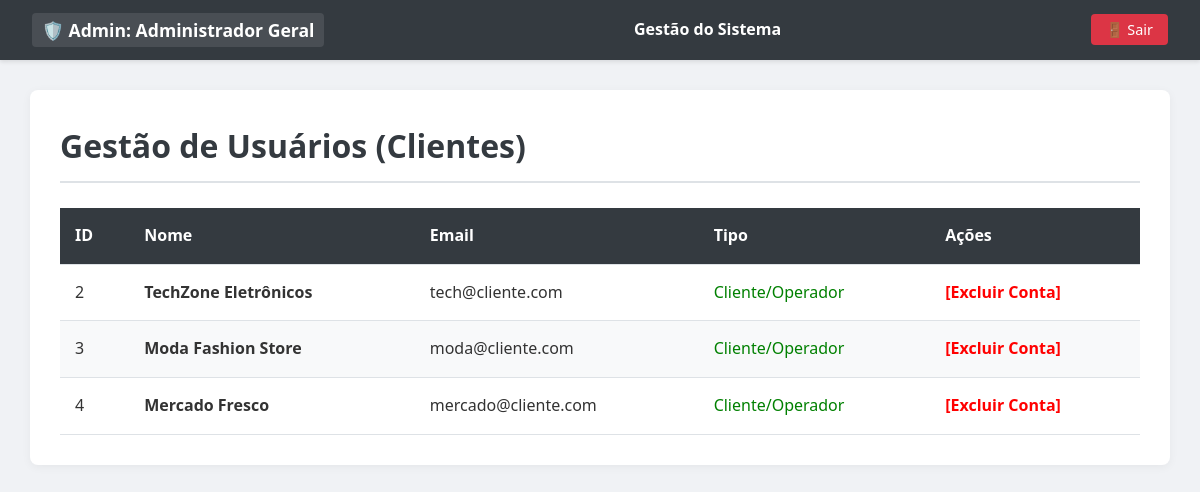
Screenshot of /Controller/AdminController.php?acao=listar (signed in) with the database file from the repository.
### tables this page shows
CREATE TABLE usuarios (
    id INT AUTO_INCREMENT PRIMARY KEY,
    nome VARCHAR(100) NOT NULL,
    email VARCHAR(100) NOT NULL UNIQUE,
    senha VARCHAR(255) NOT NULL, 
    foto_perfil VARCHAR(255),
    tipo ENUM('admin', 'cliente') DEFAULT 'cliente',
    criado_em TIMESTAMP DEFAULT CURRENT_TIMESTAMP
);

### Model/Administrador.php (called while the page is built, shortened)
<?php
    class Administrador extends Usuario {
        public function listarUsuarios($idAdmin){
            $conexao = Conexao::Conectar();
            $consultaSql = "SELECT * FROM usuarios WHERE id != :id";
            $declaracao = $conexao->prepare($consultaSql);
            $declaracao->bindValue(':id', $idAdmin);
            $declaracao->execute();
            return $declaracao -> fetchAll(PDO::FETCH_ASSOC);
        }
    }
?>

### View/Admin/ListarUsuarios.php (the view, shortened to what this page needs)
<!DOCTYPE html>
<html lang="pt-br">
<head>
    <link rel="stylesheet" href="../View/Assets/style.css">
</head>
<body>
    <nav>
        <div class="nav-brand">
            <span class="company-name">🛡️ Admin: <?php echo $_SESSION['nome']; ?></span>
        </div>
        <div class="nav-links">
            <span style="color: white; font-weight: bold;">Gestão do Sistema</span>
        </div>
        <div class="nav-logout">
            <a href="AutenticaController.php?acao=logout" class="btn-logout">🚪 Sair</a>
        </div>
    </nav>
    <div class="container">
        <h1>Gestão de Usuários (Clientes)</h1>
        <table>
            <thead>
                <tr>
                    <th>ID</th>
                    <th>Nome</th>
                    <th>Email</th>
                    <th>Tipo</th>
                    <th>Ações</th>
                </tr>
            </thead>
            <tbody>
                <?php if(isset($listaUsuarios) && count($listaUsuarios) > 0): ?>
                    <?php foreach($listaUsuarios as $user): ?>
                        <tr>
                            <td><?php echo $user['id']; ?></td>
                            <td>
                                <strong><?php echo $user['nome']; ?></strong>
                            </td>
                            <td><?php echo $user['email']; ?></td>
                            <td>
                                <?php
                                    if($user['tipo'] == 'admin'){
                                        echo '<span style="color: blue; font-weight: bold;">Administrador</span>';
                                    } else {
                                        echo '<span style="color: green;">Cliente/Operador</span>';
                                    }
                                ?>
                            </td>
                            <td>
                                <a href="AdminController.php?acao=excluirUsuario&id=<?php echo $user['id']; ?>"
                                   onclick="return confirm('Tem certeza que deseja excluir este usuário? Todos os dados dele (produtos, fornecedores) serão apagados!')"
                                   style="color: red; font-weight: bold;">
                                   [Excluir Conta]
                                </a>
                            </td>
                        </tr>
                    <?php endforeach; ?>
                <?php else: ?>
                    <tr>
                        <td colspan="5" style="text-align: center;">Nenhum usuário encontrado.</td>
                    </tr>
                <?php endif; ?>
            </tbody>
        </table>
    </div>
</body>
</html>

### View/Assets/style.css (style rules this page uses)
* { margin: 0; padding: 0; box-sizing: border-box; font-family: 'Segoe UI', Tahoma, Geneva, Verdana, sans-serif; }
body { background-color: #f0f2f5; color: #333; line-height: 1.6; min-height: 100vh; }
a { text-decoration: none; }
nav { background-color: #343a40; color: white; padding: 0 2rem; height: 60px; display: flex; justify-content: space-between; align-items: center; box-shadow: 0 2px 4px rgba(0,0,0,0.1); }
.nav-brand .company-name { font-size: 1.1rem; font-weight: bold; background-color: rgba(255, 255, 255, 0.1); padding: 5px 10px; border-radius: 4px; }
.nav-links { display: flex; gap: 20px; }
.btn-logout { background-color: #dc3545; color: white !important; padding: 6px 15px; border-radius: 4px; font-size: 0.9rem; transition: background 0.3s; }
.container { width: 95%; max-width: 100%; margin: 30px auto; background: white; padding: 30px; border-radius: 8px; box-shadow: 0 2px 10px rgba(0,0,0,0.05); }
h1 { margin-bottom: 25px; color: #343a40; border-bottom: 2px solid #dee2e6; padding-bottom: 10px; }
table { width: 100%; border-collapse: collapse; margin-top: 15px; background-color: white; }
thead { background-color: #343a40; color: white; }
th, td { padding: 15px; text-align: left; border-bottom: 1px solid #dee2e6; }
tbody tr:nth-child(even) { background-color: #f8f9fa; }
td:last-child { white-space: nowrap; }

### rows the page displays
usuarios: id "2", nome "TechZone Eletrônicos", email "tech@cliente.com", tipo "Cliente/Operador"
usuarios: id "3", nome "Moda Fashion Store", email "moda@cliente.com", tipo "Cliente/Operador"
usuarios: id "4", nome "Mercado Fresco", email "mercado@cliente.com", tipo "Cliente/Operador"

### other values shown
$_SESSION['nome'] "Administrador Geral"
